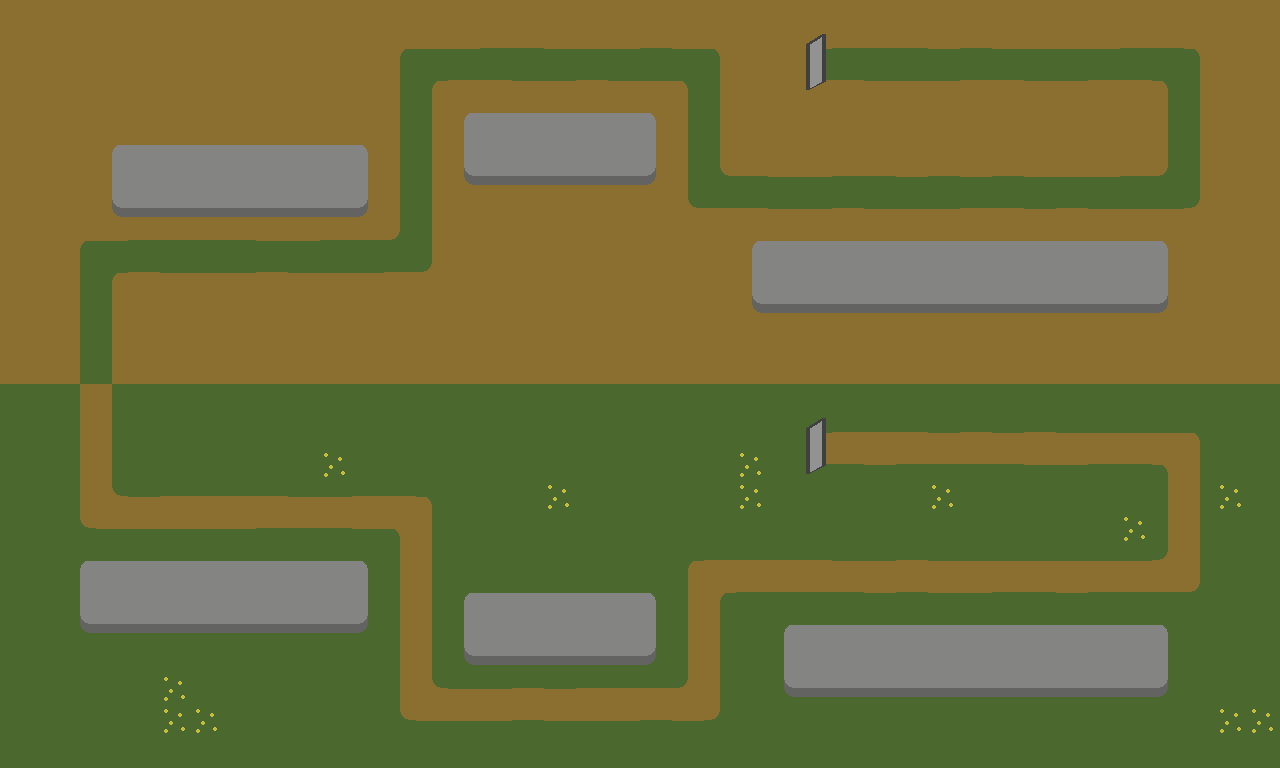

This is a level from a 2D game, rendered from its Tiled map with the project's own tilesets. A one-line summary and the complete map file follow:
An orthogonal 40x24 tile map with 32x32 px tiles, 2 tile layers (Kachelebene 1, Kachelebene 2) and 7 objects.

<map version="1.8" tiledversion="1.8.0" orientation="orthogonal" renderorder="right-down" width="40" height="24" tilewidth="32" tileheight="32" infinite="0" nextlayerid="5" nextobjectid="8">
 <editorsettings>
  <export target="level2.tmj" format="json" />
 </editorsettings>
 <tileset firstgid="1" source="../images/tileset.tsx" />
 <layer id="1" name="Kachelebene 1" width="40" height="24">
  <data encoding="csv">
8,8,8,8,8,8,8,8,8,8,8,8,8,8,8,8,8,8,8,8,8,8,8,8,8,8,8,8,8,8,8,8,8,8,8,8,8,8,8,8,
8,8,18,18,8,8,8,8,8,8,8,8,5,6,6,34,34,6,6,6,34,6,7,8,8,5,34,34,34,6,34,6,6,6,6,34,34,7,8,8,
8,8,18,18,8,8,8,8,8,8,8,8,19,1,38,38,2,2,38,2,2,3,17,8,8,37,38,2,2,2,38,38,2,2,38,38,3,23,18,8,
8,8,8,8,8,8,8,8,8,8,8,8,19,17,9,10,10,10,10,10,11,21,23,8,8,8,8,8,8,8,8,8,8,8,8,8,19,17,18,8,
8,18,8,9,10,10,10,10,10,10,10,11,21,23,25,29,29,26,26,26,27,19,23,8,8,18,8,8,8,8,8,8,8,8,8,8,21,23,8,8,
8,18,18,25,26,26,29,26,26,26,29,27,19,23,41,42,42,42,42,42,43,19,33,34,6,6,34,34,6,34,6,34,6,6,6,34,35,23,8,8,
8,8,18,41,42,42,42,42,42,42,42,43,19,23,8,18,8,8,8,8,8,37,38,38,2,2,38,2,2,2,38,38,2,38,2,2,2,39,8,8,
8,8,5,6,34,34,34,34,6,6,34,34,35,23,8,8,8,8,8,8,8,8,8,9,10,10,10,10,10,10,10,10,10,10,10,10,11,18,18,8,
8,8,21,1,38,2,2,2,38,2,2,2,38,39,8,8,8,8,8,8,8,8,8,25,26,29,26,29,29,29,26,26,29,26,26,29,27,18,18,8,
8,8,21,17,8,8,8,8,8,18,8,18,8,8,8,8,8,8,8,8,8,8,8,41,42,42,42,42,42,42,42,42,42,42,42,42,43,8,18,8,
8,8,21,23,8,8,8,8,8,8,8,8,8,8,8,8,8,8,8,8,8,8,8,8,8,8,8,8,8,8,8,8,8,8,8,8,8,8,8,8,
8,8,21,23,8,8,8,8,8,8,8,8,8,8,8,8,8,8,8,8,8,8,8,8,8,8,8,8,8,8,8,8,8,8,8,8,8,8,8,8,
4,4,17,19,4,4,4,4,4,4,4,4,4,4,4,4,4,4,4,4,4,4,4,4,4,4,4,4,4,4,4,4,4,4,4,4,4,4,4,4,
4,4,17,19,4,4,4,4,4,22,4,22,4,4,4,4,4,4,4,4,4,4,4,4,4,1,38,38,38,2,38,2,38,2,2,2,2,3,4,4,
4,4,23,19,22,22,4,4,22,4,20,4,4,4,4,4,4,4,4,4,4,4,22,20,4,33,34,6,34,34,34,34,6,6,34,34,7,21,22,4,
4,4,23,37,2,38,38,38,38,2,2,38,38,3,4,4,4,20,4,4,4,4,4,20,4,4,4,4,4,20,4,4,4,4,22,22,23,19,20,22,
4,4,33,6,6,6,6,6,34,34,34,6,7,19,4,4,4,4,4,4,4,4,4,4,4,4,4,4,4,4,4,4,4,4,4,20,17,19,4,4,
4,4,12,13,13,13,13,13,13,13,13,14,17,19,4,4,4,4,4,4,4,1,38,38,38,38,2,2,38,2,2,2,2,2,2,2,39,21,4,4,
4,4,28,26,29,26,29,26,26,26,26,30,23,21,12,13,13,13,13,13,14,17,5,34,34,34,34,6,34,6,6,34,34,6,34,34,34,35,4,4,
4,4,44,45,45,45,45,45,45,45,45,46,23,19,28,29,29,26,29,26,30,23,19,4,12,13,13,13,13,13,13,13,13,13,13,13,14,4,4,4,
4,4,4,4,4,4,4,4,4,4,4,4,17,19,44,45,45,45,45,45,46,23,19,4,28,26,29,29,26,29,26,29,26,26,29,26,30,4,4,4,
4,4,4,4,4,20,4,4,4,4,4,4,17,37,2,2,38,2,38,38,38,39,21,4,44,45,45,45,45,45,45,45,45,45,45,45,46,4,4,4,
4,4,4,4,4,20,20,4,4,4,4,4,33,6,6,6,34,6,6,6,34,6,35,4,4,4,4,4,4,4,4,4,4,4,4,4,4,4,20,20,
4,4,4,4,4,4,4,4,4,4,4,4,4,4,4,4,4,4,4,4,4,4,4,4,4,4,4,4,4,4,4,4,4,4,4,4,4,4,4,4
</data>
 </layer>
 <layer id="4" name="Kachelebene 2" width="40" height="24">
  <data encoding="csv">
0,0,0,0,0,0,0,0,0,0,0,0,0,0,0,0,0,0,0,0,0,0,0,0,0,0,0,0,0,0,0,0,0,0,0,0,0,0,0,0,
0,0,0,0,0,0,0,0,0,0,0,0,0,0,0,0,0,0,0,0,0,0,0,0,0,15,0,0,0,0,0,0,0,0,0,0,0,0,0,0,
0,0,0,0,0,0,0,0,0,0,0,0,0,0,0,0,0,0,0,0,0,0,0,0,0,31,0,0,0,0,0,0,0,0,0,0,0,0,0,0,
0,0,0,0,0,0,0,0,0,0,0,0,0,0,0,0,0,0,0,0,0,0,0,0,0,0,0,0,0,0,0,0,0,0,0,0,0,0,0,0,
0,0,0,0,0,0,0,0,0,0,0,0,0,0,0,0,0,0,0,0,0,0,0,0,0,0,0,0,0,0,0,0,0,0,0,0,0,0,0,0,
0,0,0,0,0,0,0,0,0,0,0,0,0,0,0,0,0,0,0,0,0,0,0,0,0,0,0,0,0,0,0,0,0,0,0,0,0,0,0,0,
0,0,0,0,0,0,0,0,0,0,0,0,0,0,0,0,0,0,0,0,0,0,0,0,0,0,0,0,0,0,0,0,0,0,0,0,0,0,0,0,
0,0,0,0,0,0,0,0,0,0,0,0,0,0,0,0,0,0,0,0,0,0,0,0,0,0,0,0,0,0,0,0,0,0,0,0,0,0,0,0,
0,0,0,0,0,0,0,0,0,0,0,0,0,0,0,0,0,0,0,0,0,0,0,0,0,0,0,0,0,0,0,0,0,0,0,0,0,0,0,0,
0,0,0,0,0,0,0,0,0,0,0,0,0,0,0,0,0,0,0,0,0,0,0,0,0,0,0,0,0,0,0,0,0,0,0,0,0,0,0,0,
0,0,0,0,0,0,0,0,0,0,0,0,0,0,0,0,0,0,0,0,0,0,0,0,0,0,0,0,0,0,0,0,0,0,0,0,0,0,0,0,
0,0,0,0,0,0,0,0,0,0,0,0,0,0,0,0,0,0,0,0,0,0,0,0,0,0,0,0,0,0,0,0,0,0,0,0,0,0,0,0,
0,0,0,0,0,0,0,0,0,0,0,0,0,0,0,0,0,0,0,0,0,0,0,0,0,0,0,0,0,0,0,0,0,0,0,0,0,0,0,0,
0,0,0,0,0,0,0,0,0,0,0,0,0,0,0,0,0,0,0,0,0,0,0,0,0,15,0,0,0,0,0,0,0,0,0,0,0,0,0,0,
0,0,0,0,0,0,0,0,0,0,0,0,0,0,0,0,0,0,0,0,0,0,0,0,0,31,0,0,0,0,0,0,0,0,0,0,0,0,0,0,
0,0,0,0,0,0,0,0,0,0,0,0,0,0,0,0,0,0,0,0,0,0,0,0,0,0,0,0,0,0,0,0,0,0,0,0,0,0,0,0,
0,0,0,0,0,0,0,0,0,0,0,0,0,0,0,0,0,0,0,0,0,0,0,0,0,0,0,0,0,0,0,0,0,0,0,0,0,0,0,0,
0,0,0,0,0,0,0,0,0,0,0,0,0,0,0,0,0,0,0,0,0,0,0,0,0,0,0,0,0,0,0,0,0,0,0,0,0,0,0,0,
0,0,0,0,0,0,0,0,0,0,0,0,0,0,0,0,0,0,0,0,0,0,0,0,0,0,0,0,0,0,0,0,0,0,0,0,0,0,0,0,
0,0,0,0,0,0,0,0,0,0,0,0,0,0,0,0,0,0,0,0,0,0,0,0,0,0,0,0,0,0,0,0,0,0,0,0,0,0,0,0,
0,0,0,0,0,0,0,0,0,0,0,0,0,0,0,0,0,0,0,0,0,0,0,0,0,0,0,0,0,0,0,0,0,0,0,0,0,0,0,0,
0,0,0,0,0,0,0,0,0,0,0,0,0,0,0,0,0,0,0,0,0,0,0,0,0,0,0,0,0,0,0,0,0,0,0,0,0,0,0,0,
0,0,0,0,0,0,0,0,0,0,0,0,0,0,0,0,0,0,0,0,0,0,0,0,0,0,0,0,0,0,0,0,0,0,0,0,0,0,0,0,
0,0,0,0,0,0,0,0,0,0,0,0,0,0,0,0,0,0,0,0,0,0,0,0,0,0,0,0,0,0,0,0,0,0,0,0,0,0,0,0
</data>
 </layer>
 <objectgroup id="2" name="Tower Positions" visible="0">
  <object id="1" x="73.0164" y="564.312" width="293.109" height="68.844" />
  <object id="2" x="773.974" y="620.639" width="400.547" height="77.1887" />
  <object id="3" x="753.112" y="232.609" width="419.323" height="78.2318" />
  <object id="4" x="460.003" y="114.74" width="197.144" height="66.7578" />
  <object id="5" x="461.046" y="587.26" width="198.187" height="76.1457" />
  <object id="6" x="103.266" y="142.903" width="265.988" height="76.1457" />
 </objectgroup>
 <objectgroup id="3" name="Waypoints" visible="0">
  <object id="7" x="832" y="448">
   <polyline points="0,0 352,0 352,128 -128,128 -128,256 -416,256 -416,64 -736,64 -736,-192 -416,-192 -416,-384 -128,-384 -128,-256 352,-256 352,-384 0,-384" />
  </object>
 </objectgroup>
</map>
